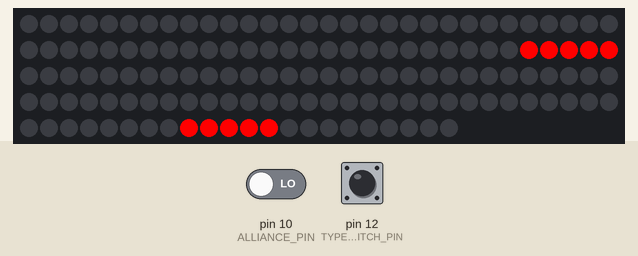
Bench run of a sketch on a simulated Arduino Uno, built with avr-gcc and run on an emulated ATmega328P. On the bench: 142 RGB LEDs in strip order, left to right, continuing on the next row. The test bench sets the inputs (shaded band); at power-on: pin 10 (ALLIANCE_PIN) LOW, pin 12 (TYPE_SWITCH_PIN) LOW.

Above: at 3.91 s.
6.8 s: pin 10 (ALLIANCE_PIN) driven HIGH
11.5 s: pin 12 (TYPE_SWITCH_PIN) pulled HIGH for 3 s
At 12.59 s:
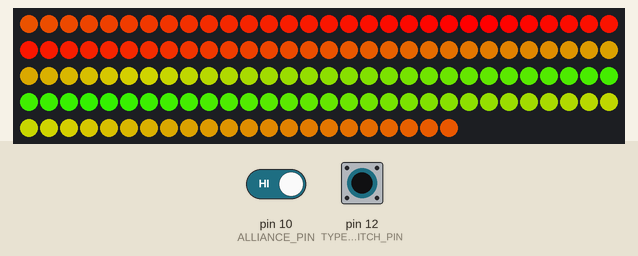
At 25.33 s:
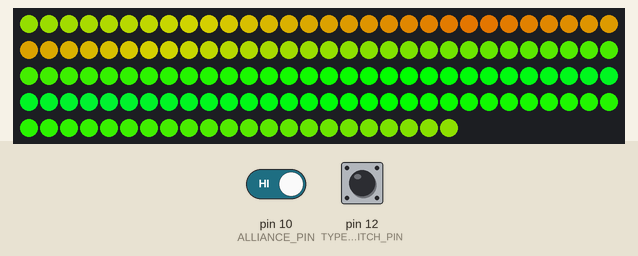

The sketch:

RobotLEDs2018.ino
```cpp
#include <FastLED.h>

#define LED_PIN     6
#define NUM_LEDS    142
#define BRIGHTNESS  255
#define LED_TYPE    NEOPIXEL

const int TYPE_SWITCH_PIN = 12;
const int ALLIANCE_PIN = 10;

// Comment out for prod to save memory
//#define DEBUG 1

CRGB leds[NUM_LEDS];

// This example shows several ways to set up and use 'palettes' of colors
// with FastLED.

void setup() {
  #ifdef DEBUG
    Serial.begin(9600);
    Serial.println("2018 Robot LEDs starting");
  #endif
  FastLED.addLeds<LED_TYPE, LED_PIN>(leds, NUM_LEDS);
  FastLED.setBrightness(BRIGHTNESS);
  setAll(CRGB(0,0,0));
  pinMode(TYPE_SWITCH_PIN, INPUT);
  pinMode(ALLIANCE_PIN, INPUT);
}


void loop() {
  if (digitalRead(TYPE_SWITCH_PIN)) {
//    rainbowSingle(35);
    rainbowDouble(30);
  } else {
    setAll(CRGB(0,0,0));
    if (digitalRead(ALLIANCE_PIN)) {
      // Blue
      nightRiderSides(CRGB(0, 0, 255), CRGB(0,0,0), 5, 10, 0);
    } else {
      // Red
      nightRiderSides(CRGB(255, 0, 0), CRGB(0,0,0), 5, 10, 0);
    }
//    nightRider(CRGB(255, 0, 0), CRGB(0, 0, 0), 3, 50);
  }
//  rainbowDouble(35);
//  nightRider(CRGB(255, 0, 0), CRGB(255, 255, 255), 3, 50);
//  nightRiderSides(CRGB(255, 0, 0), CRGB(0, 0, 0), 3, 1000);
//  nightRiderSidesOneWayOpp(CRGB(255, 0, 0), CRGB(0, 0, 0), 3, random(20, 70));
}

void setAll(CRGB c) {
  for (int i = 0; i < NUM_LEDS; i++) {
    leds[i] = c;
  }
  FastLED.show();
}

void setDoubleSide(int i, CRGB c) {
  if (i < 23) {
    // Bottom
    leds[22-i] = c;
    leds[23+i] = c;
  } else if (i < 71) {
    // Top
    leds[142-i+22] = c;
    leds[46+i-23] = c;
  }
  FastLED.show();
}

void nightRiderSidesOneWay(CRGB c, CRGB c2, int len, int delayTime) {
  int i=0;
  for (int i=0; i < NUM_LEDS/2; i++) {  // Forward
    leds[i] = c;
    leds[(NUM_LEDS/2) + i] = c;
    if (i - len >= 0) {
      leds[i - len] = c2;
      leds[((NUM_LEDS/2) + i) - len] = c2;
    }
    FastLED.show();
    delay(delayTime);
  }
  for (int i = len; i >= 0; i--) {
    leds[NUM_LEDS - i] = c2;
    leds[(NUM_LEDS/2) - i] = c2;
    FastLED.show();
    delay(delayTime);
  }
}

/**
 * Nightrider effect
 * CRGB c - color
 * CRGB c2 - background color
 * int len - length
 * int delayTime - delay time
 * int dir - direction
 *  0 = both ways
 *  1 = up
 *  2 = down
 */
void nightRiderSides(CRGB c, CRGB c2, int len, int delayTime, int dir) {
  if (dir == 0 || dir == 1) {
    // Up
    for (int i = 0; i < NUM_LEDS/2; i++) {
      setDoubleSide(i, c);
      if (i > len-1) {
        setDoubleSide(i-len, c2);
      }
      delay(delayTime);
    }
  }
  if (dir == 0 || dir == 2) {
    // Down
    for (int i = 0; i < NUM_LEDS/2; i++) {
      setDoubleSide((NUM_LEDS/2) - i, c);
      if ((NUM_LEDS/2) - i > len-1) {
        setDoubleSide((NUM_LEDS/2) - i + len, c2);
      }
      delay(delayTime);
    }
  }
}

void rainbowSingle(uint8_t wait) {
  uint16_t i, j;

  for(j=0; j<256; j++) {
    for(i=0; i<NUM_LEDS; i++) {
      leds[i] = Wheel((i+j) & 255);
    }
    FastLED.show();
    delay(wait);
  }
}

void rainbowDouble(uint8_t wait) {
  uint16_t i, j;

  for(j=0; j<256; j++) {
    for(i=0; i<NUM_LEDS/2; i++) {
      setDoubleSide(i, Wheel((i+j) & 255));
    }
    FastLED.show();
    delay(wait);
  }
}

CRGB Wheel(byte WheelPos) {
  WheelPos = 255 - WheelPos;
  if(WheelPos < 85) {
    return CRGB(255 - WheelPos * 3, 0, WheelPos * 3);
  }
  if(WheelPos < 170) {
    WheelPos -= 85;
    return CRGB(0, WheelPos * 3, 255 - WheelPos * 3);
  }
  WheelPos -= 170;
  return CRGB(WheelPos * 3, 255 - WheelPos * 3, 0);
}

void nightRider(CRGB c, CRGB c2, int len, int delayTime) {
  int i=0;
  for (int i=0; i<NUM_LEDS; i++) {  //FORWARD
    leds[i] = c;
    if (i-len >= 0) {
      leds[i-len] = c2;
    }
    FastLED.show();
    delay(delayTime);
  }
  for (int i=0; i<NUM_LEDS; i++) {  //BACKWARD
    leds[NUM_LEDS-i] = c;
    if ((NUM_LEDS-i) <= NUM_LEDS-len) {
      leds[(NUM_LEDS-i) + len - 1] = c2;
    }
    FastLED.show();
    delay(delayTime);
  }
}

CRGB wheel(int WheelPos, int dim) {
  CRGB color;
  if (85 > WheelPos) {
   color.r=0;
   color.g=WheelPos * 3/dim;
   color.b=(255 - WheelPos * 3)/dim;;
  }
  else if (170 > WheelPos) {
   color.r=WheelPos * 3/dim;
   color.g=(255 - WheelPos * 3)/dim;
   color.b=0;
  }
  else {
   color.r=(255 - WheelPos * 3)/dim;
   color.g=0;
   color.b=WheelPos * 3/dim;
  }
  return color;
}
```
